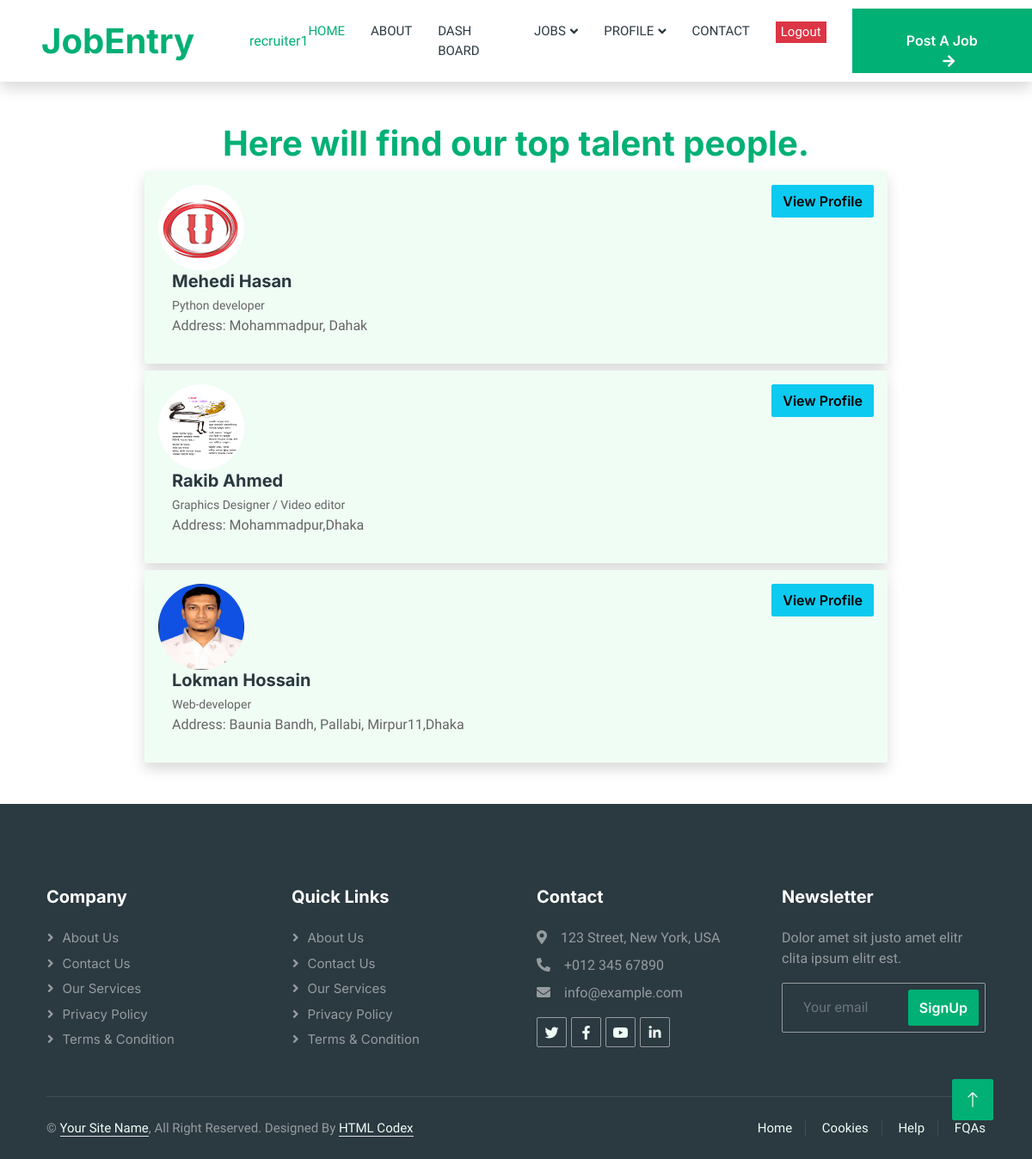
Page /job/applicant_list (signed in) on the committed database.
### userapp/models.py (models this page shows, shortened)
class JobUser(AbstractUser):
    USER_TYPE = (
        ('Recruiter','Recruiter'),
        ('Applicant','Applicant'),
    )
    user_type= models.CharField(max_length = 100,choices=USER_TYPE,default='Applicant')
    has_resume= models.BooleanField(default=False)
    has_company= models.BooleanField(default=False)

class Resume(models.Model):
    user=models.OneToOneField(JobUser,on_delete=models.CASCADE,null=True,blank=True)
    first_name=models.CharField(max_length=100)
    last_name = models.CharField(max_length=100)
    profession=models.CharField(max_length=1000,null=True,blank=True)
    address=models.CharField(max_length=1000,null=True,blank=True)
    education = RichTextField()
    about_self = RichTextField(null=True,blank=True)
    skills = RichTextField(null=True,blank=True)
    profile_pic=models.FileField(upload_to='profile_pic')
    cv = models.FileField(upload_to='resume')

### job/views.py (the view)
# urls.py: path('applicant_list',views.applicant_list ,name='applicant_list'),
@login_required
def applicant_list(request):
    if request.user.user_type =='Recruiter':
        applicants=Resume.objects.all().order_by('-id')
        return render(request,'job/applicant_list.html',{'applicants':applicants})
    else:
        messages.warning(request,'Permission denied !Ony for recruiters.')
        return redirect('home')

### templates/job/applicant_list.html
{% extends "base.html" %}
{% block content %}
<section class="container-fluid">
    <h1 class='text-primary text-center mt-5 '>Here will find our top talent people.</h1>
    <div>
       {% for applicant in applicants %}
        <div class="testimonial-item bg-light rounded p-3 shadow  my-2  w-75 overflow-hidden mx-auto">
            <div class='d-flex justify-content-between '>
                <img class="img-fluid flex-shrink-0 rounded-pill" src="{{applicant.profile_pic.url}}"
                style="width: 100px; height: 100px;">
            <div><a class='btn btn-info' href="{% url "applicant" applicant.id %}">View Profile</a></div>
            </div>
            <div class="d-flex align-items-center">
                <div class="ps-3">
                    <h5 class="mb-1">{{applicant.first_name}} {{applicant.last_name}}</h5>
                    <small>{{applicant.profession}}</small>
                    <p>Address: {{applicant.address}}</p>
                </div>
            </div>
        </div>
       {% endfor %}
    </div>
</section>
{% endblock content %}

### templates/include/header.html (shortened to what this page needs)
<nav class="navbar navbar-expand-lg bg-white navbar-light shadow sticky-top p-0">
    <a href="{% url "home" %}" class="navbar-brand d-flex align-items-center text-center py-0 px-4 px-lg-5">
        <h1 class="m-0 text-primary">JobEntry</h1>
    </a>
    {% if request.user.is_authenticated %}
    <a href="">{{request.user}} </a>
    {% endif %}
    <div class="collapse navbar-collapse" id="navbarCollapse">
        <div class="navbar-nav ms-auto p-4 p-lg-0">
            <a href="{% url "home" %}" class="nav-item nav-link active">Home</a>
            <a href="{% url "about" %}" class="nav-item nav-link">About</a>
            {% if request.user.is_authenticated %}
            <a href="{% url "dashboard" %}" class="nav-item nav-link">Dash Board</a>
            {% endif %}
            <div class="nav-item dropdown">
                <a href="#" class="nav-link dropdown-toggle" data-bs-toggle="dropdown">Jobs</a>
            </div>
            {% if request.user.is_authenticated %}
            <div class="nav-item dropdown">
                <a href="#" class="nav-link dropdown-toggle" data-bs-toggle="dropdown">Profile</a>
            </div>
            {% endif %}
            <a href="{% url "contact" %}" class="nav-item nav-link">Contact</a>
            {% if request.user.is_authenticated %}
            <form action="{% url "logout" %}" method="post" class="nav-link ">
                <input class='nav-item border-0 bg-danger text-white' type="submit" value="Logout">
            </form>
            {% else %}
            <a href="{% url "login" %}" class="nav-item nav-link active">Login</a>
            {% endif %}
        </div>
        {% if request.user.user_type == 'Applicant' %}
            <a href="{% url "joblist" %}" class="btn btn-primary rounded-0 py-4 px-lg-5 d-none d-lg-block">Find A Job<i class="fa fa-arrow-right ms-3"></i></a>
        {% elif request.user.user_type == 'Recruiter' %}
            <a href="{% url "addjob" %}" class="btn btn-primary rounded-0 py-4 px-lg-5 d-none d-lg-block">Post A Job<i class="fa fa-arrow-right ms-3"></i></a>
        {% else %}
            <a href="{% url "login" %}" class="btn btn-primary rounded-0 py-4 px-lg-5 d-none d-lg-block">Post A Job/Find A Job<i class="fa fa-arrow-right ms-3"></i></a>
        {% endif %}
    </div>
</nav>

### static/css/style.css (style rules this page uses)
:root { --primary: #00B074; --secondary: #2B9BFF; --light: #EFFDF5; --dark: #2B3940; }
.btn { font-family: 'Inter', sans-serif; font-weight: 600; transition: .5s; }
.btn.btn-primary, .btn.btn-secondary { color: #FFFFFF; }
.navbar .dropdown-toggle::after { border: none; content: "\f107"; font-family: "Font Awesome 5 Free"; font-weight: 900; vertical-align: middle; margin-left: 5px; transition: .5s; }
.navbar-dark .navbar-nav .nav-link, .navbar-light .navbar-nav .nav-link { margin-right: 30px; padding: 25px 0; color: #FFFFFF; font-size: 15px; text-transform: uppercase; outline: none; }
.navbar-dark .navbar-nav .nav-link:hover, .navbar-dark .navbar-nav .nav-link.active, .navbar-light .navbar-nav .nav-link:hover, .navbar-light .navbar-nav .nav-link.active { color: var(--primary); }
.navbar-light .navbar-brand, .navbar-light a.btn { height: 75px; }
.navbar-light .navbar-nav .nav-link { color: var(--dark); font-weight: 500; }
.navbar-light.sticky-top { top: -100px; transition: .5s; }

### rows in the picture
JobUser: user "recruiter1"
Resume: profile_pic (picture), first_name "Mehedi", last_name "Hasan", profession "Python developer", address "Mohammadpur, Dahak"
Resume: profile_pic (picture), first_name "Rakib", last_name "Ahmed", profession "Graphics Designer / Video editor", address "Mohammadpur,Dhaka"
Resume: profile_pic (picture), first_name "Lokman", last_name "Hossain", profession "Web-developer", address "Baunia Bandh, Pallabi, Mirpur11,Dhaka"
